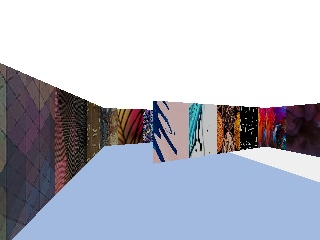
#> input picture project_img/53.jpg, 320 x 240 px; its folder holds only this picture in this run
$ python edges.py
#> lines starting #> are read from the running program, lines starting #| are printed output that depends on the picture; after the words box and inside, x2 and y2 are one past the last pixel; in counts of white or black regions, pixels touching at a corner belong together
import os
import cv2

import numpy as np
# Input and output directories
directory = "project_img"
output_dir = "edge_images"

# Create output directory if it doesn't exist
if not os.path.exists(output_dir):
    os.makedirs(output_dir)

# Iterate over all images in the input directory

for item in sorted(os.listdir(directory)):
    image_path = os.path.join(directory, item)
    print("image_path: ", image_path)
    image = cv2.imread(image_path)
#> image is the input picture: shape (240, 320, 3); mean B, G, R 194, 181.9, 179.1
    original_image = image.copy()  # Make a copy for visualization


    # Convert the image to grayscale (required for Canny Edge Detector)
    gray_image = cv2.cvtColor(image, cv2.COLOR_BGR2GRAY)
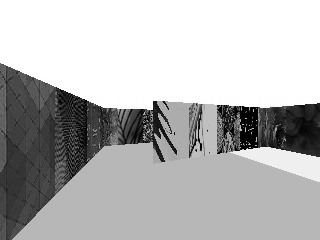
#> gray_image: shape (240, 320); min 0, max 255, mean 182.4

    # Compute edges using the Canny Edge Detector
    edges = cv2.Canny(gray_image, 100, 200)  # Adjust the threshold values as needed
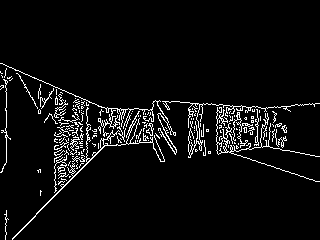
#> edges: shape (240, 320); 5.3% white in thin lines or dots, all inside (x1, y1, x2, y2) = (0, 63, 320, 240)
    lines = cv2.HoughLines(edges, 1, np.pi / 180, threshold=120)
#> lines = [[177, 0.785], [74, 1.88], [175, 0.768]]

    # Draw detected lines on the original image
    if lines is not None:
        for rho, theta in lines[:, 0]:
            a = np.cos(theta)
            b = np.sin(theta)
            x0 = a * rho
            y0 = b * rho
            x1 = int(x0 + 1000 * (-b))
            y1 = int(y0 + 1000 * (a))
            x2 = int(x0 - 1000 * (-b))
            y2 = int(y0 - 1000 * (a))
            cv2.line(original_image, (x1, y1), (x2, y2), (0, 0, 255), 2)
#> this loop made 3 passes
#> (rho, theta, a, b, x0, y0, x1, y1) on passes 1 to 3: (177, 0.785, 0.707, 0.707, 125.2, 125.2, -581, 832), (74, 1.88, -0.309, 0.951, -22.87, 70.38, -973, -238), (175, 0.768, 0.719, 0.695, 125.9, 121.6, -568, 840)
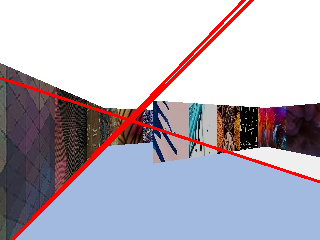
#> original_image: shape (240, 320, 3); 3.77% of pixels changed, all inside (x1, y1, x2, y2) = (0, 0, 320, 240)


    # Save the edge-detected image to the output directory
    output_path = os.path.join(output_dir, item)
    cv2.imwrite(output_path, original_image)

    print(f"Edges computed for {item}")

print("Edge computation complete.")

$ run again, on project_img/57.jpg
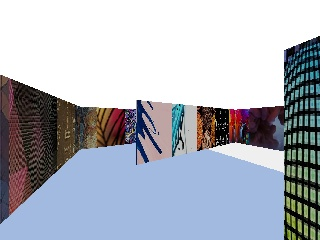
#> input picture project_img/57.jpg, 320 x 240 px
#> image is the input picture: shape (240, 320, 3); mean B, G, R 188, 178, 173.3
#> `edges = cv2.Canny(gray_image, 100, 200)`:
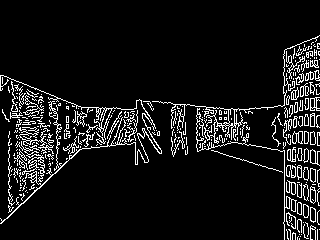
#> edges: shape (240, 320); 8.8% white in thin lines or dots, all inside (x1, y1, x2, y2) = (0, 35, 320, 240)
#> lines = [[310, 0], [284, 0], [82, 1.87]]
#> the loop `for rho, theta in lines[:, 0]:` made 3 passes
#> (rho, theta, a, b, x0, y0, x1, y1) on passes 1 to 3: (310, 0, 1, 0, 310, 0, 310, 1000), (284, 0, 1, 0, 284, 0, 284, 1000), (82, 1.87, -0.292, 0.956, -23.97, 78.42, -980, -213)
#> after the loop `for rho, theta in lines[:, 0]:`:
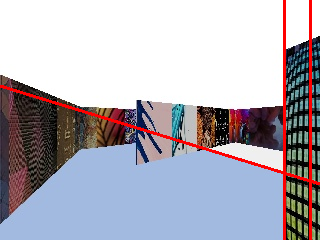
#> original_image: shape (240, 320, 3); 3.14% of pixels changed, all inside (x1, y1, x2, y2) = (0, 0, 320, 240)
